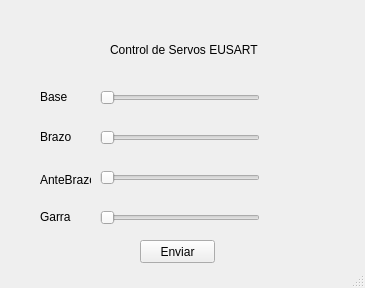
<?xml version="1.0" encoding="UTF-8"?>
<ui version="4.0">
 <class>MainWindow</class>
 <widget class="QMainWindow" name="MainWindow">
  <property name="geometry">
   <rect>
    <x>0</x>
    <y>0</y>
    <width>365</width>
    <height>288</height>
   </rect>
  </property>
  <property name="windowTitle">
   <string>MainWindow</string>
  </property>
  <widget class="QWidget" name="centralwidget">
   <property name="objectName">
    <string>centralwidget</string>
   </property>
   <widget class="QSlider" name="horizontalSlider">
    <property name="geometry">
     <rect>
      <x>100</x>
      <y>170</y>
      <width>160</width>
      <height>16</height>
     </rect>
    </property>
    <property name="orientation">
     <enum>Qt::Horizontal</enum>
    </property>
    <property name="minimum">
     <number>0</number>
    </property>
    <property name="maximum">
     <number>255</number>
    </property>
   </widget>
   <widget class="QSlider" name="horizontalSlider_2">
    <property name="geometry">
     <rect>
      <x>100</x>
      <y>210</y>
      <width>160</width>
      <height>16</height>
     </rect>
    </property>
    <property name="orientation">
     <enum>Qt::Horizontal</enum>
    </property>
    <property name="minimum">
     <number>0</number>
    </property>
    <property name="maximum">
     <number>255</number>
    </property>
   </widget>
   <widget class="QSlider" name="horizontalSlider_3">
    <property name="geometry">
     <rect>
      <x>100</x>
      <y>130</y>
      <width>160</width>
      <height>16</height>
     </rect>
    </property>
    <property name="orientation">
     <enum>Qt::Horizontal</enum>
    </property>
    <property name="minimum">
     <number>0</number>
    </property>
    <property name="maximum">
     <number>255</number>
    </property>
   </widget>
   <widget class="QSlider" name="horizontalSlider_4">
    <property name="geometry">
     <rect>
      <x>100</x>
      <y>90</y>
      <width>160</width>
      <height>16</height>
     </rect>
    </property>
    <property name="orientation">
     <enum>Qt::Horizontal</enum>
    </property>
    <property name="minimum">
     <number>0</number>
    </property>
    <property name="maximum">
     <number>255</number>
    </property>
   </widget>
   <widget class="QPushButton" name="pushButton">
    <property name="geometry">
     <rect>
      <x>140</x>
      <y>240</y>
      <width>75</width>
      <height>23</height>
     </rect>
    </property>
    <property name="text">
     <string>Enviar</string>
    </property>
   </widget>
   <widget class="QLabel" name="label">
    <property name="geometry">
     <rect>
      <x>40</x>
      <y>90</y>
      <width>47</width>
      <height>14</height>
     </rect>
    </property>
    <property name="text">
     <string>Base</string>
    </property>
   </widget>
   <widget class="QLabel" name="label_2">
    <property name="geometry">
     <rect>
      <x>40</x>
      <y>130</y>
      <width>47</width>
      <height>14</height>
     </rect>
    </property>
    <property name="text">
     <string>Brazo</string>
    </property>
   </widget>
   <widget class="QLabel" name="label_3">
    <property name="geometry">
     <rect>
      <x>40</x>
      <y>170</y>
      <width>51</width>
      <height>20</height>
     </rect>
    </property>
    <property name="text">
     <string>AnteBrazo</string>
    </property>
   </widget>
   <widget class="QLabel" name="label_4">
    <property name="geometry">
     <rect>
      <x>40</x>
      <y>210</y>
      <width>47</width>
      <height>14</height>
     </rect>
    </property>
    <property name="text">
     <string>Garra</string>
    </property>
   </widget>
   <widget class="QLabel" name="label_5">
    <property name="geometry">
     <rect>
      <x>110</x>
      <y>40</y>
      <width>151</width>
      <height>20</height>
     </rect>
    </property>
    <property name="text">
     <string>Control de Servos EUSART ;)</string>
    </property>
   </widget>
  </widget>
  <widget class="QStatusBar" name="statusbar">
   <property name="objectName">
    <string>statusbar</string>
   </property>
  </widget>
 </widget>
 <resources/>
 <connections/>
</ui>
